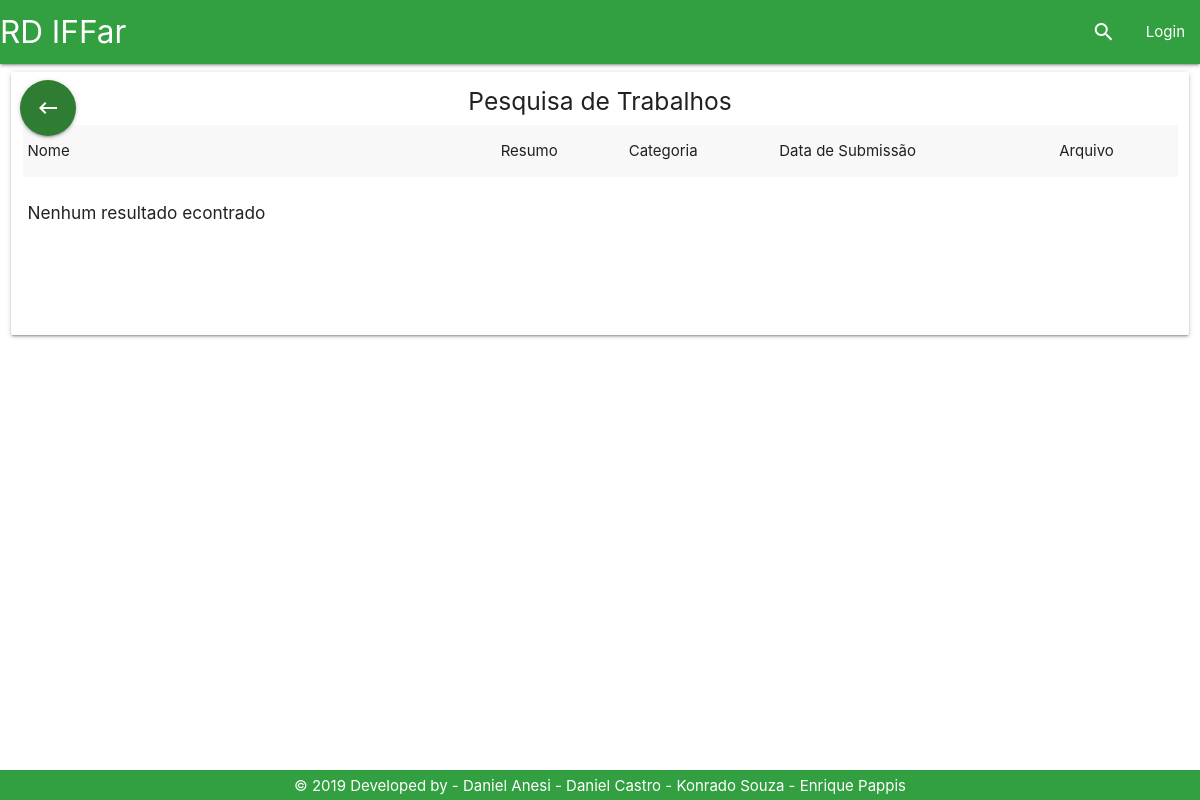
Page /Tela/listagemTrabalho.php on the earlier database version.
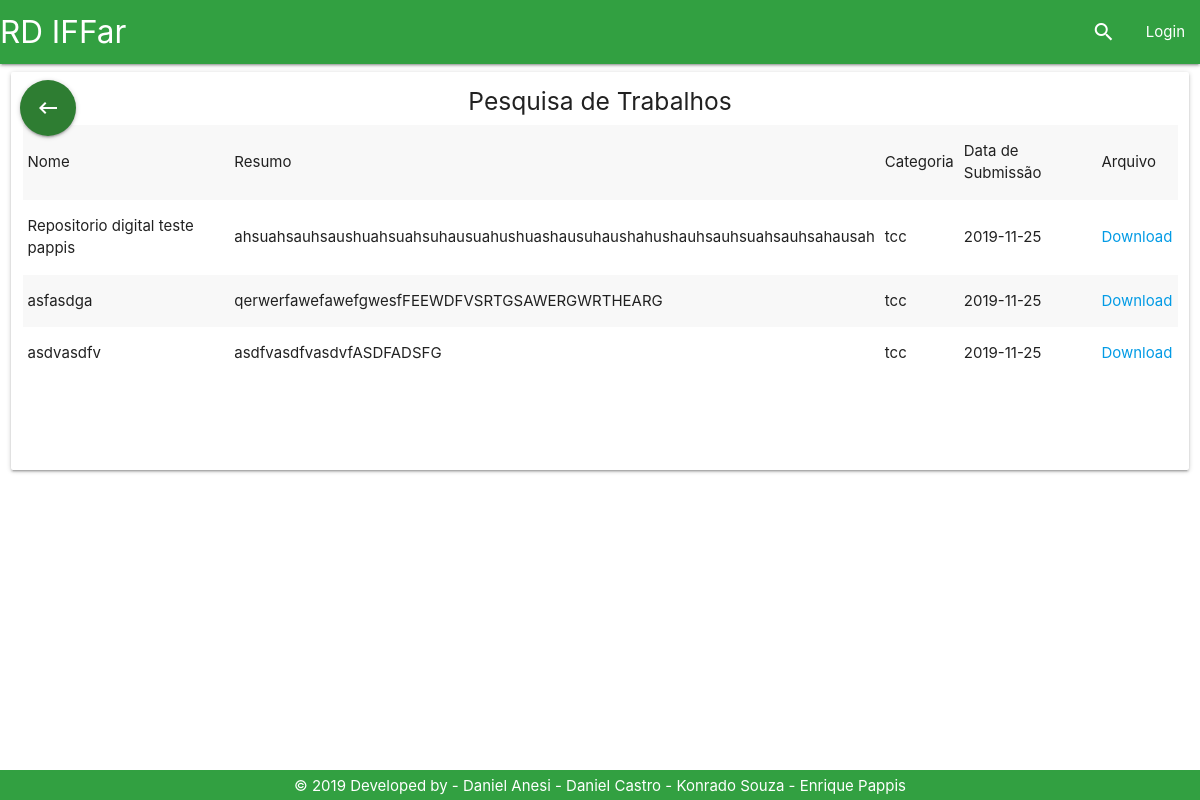
Same page on the later database version.
### tables this page shows
CREATE TABLE `trabalho` (
  `id_trabalho` int(11) NOT NULL,
  `id_usuario` int(11) NOT NULL,
  `nome` varchar(200) NOT NULL,
  `resumo` varchar(4500) NOT NULL,
  `categoria` varchar(20) NOT NULL,
  `autores` varchar(200) NOT NULL,
  `orientadores` varchar(200) DEFAULT NULL,
  `coorientadores` varchar(200) DEFAULT NULL,
  `palavras_chave` varchar(100) NOT NULL,
  `data_submissao` varchar(40) DEFAULT NULL,
  `caminho` varchar(80) NOT NULL,
  `id_curso` int(11) NOT NULL,
  `numero_acessos` int(11) DEFAULT NULL,
  `numero_downloads` int(11) DEFAULT NULL,
  `publicado` int(1) NOT NULL DEFAULT 0
);

### Controle/trabalhoPDO.php (called while the page is built, shortened)
<?php
if (realpath('./index.php')) {
    include_once './Controle/conexao.php';
    include_once './Controle/usuarioPDO.php';
    include_once './Modelo/Trabalho.php';
    include_once './Modelo/Usuario.php';
    include_once './Modelo/Email.php';
} else {
    if (realpath('../index.php')) {
        include_once '../Modelo/Trabalho.php';
    }
}
class TrabalhoPDO
{
    public function selectTrabalho()
    {
        $con = new conexao();
        $pdo = $con->getConexao();
        $stmt = $pdo->prepare('select * from trabalho ORDER BY id_trabalho desc;');
        $stmt->execute();
        if ($stmt->rowCount() > 0) {
            return $stmt;
        } else {
            return false;
        }
    }
}

### Modelo/Trabalho.php (called while the page is built, shortened)
<?php
class trabalho{
private $nome;
private $resumo;
private $categoria;
private $data_submissao;
private $caminho;
public function __construct() {
    if (func_num_args() != 0) {
        $atributos = func_get_args()[0];
        }
    }
     public function getNome(){
         return $this->nome;
     }
     public function getResumo(){
         return $this->resumo;
     }
     public function getCategoria(){
         return $this->categoria;
     }
     public function getData_submissao(){
         return $this->data_submissao;
     }
     public function getCaminho(){
         return $this->caminho;
     }
}

### Tela/listagemTrabalho.php (the view, shortened to what this page needs)
<!DOCTYPE html>
<?php
include_once '../Base/header.php';
?>
<html>
    <head>
    </head>
    <body>
    <main>
        <div class="row">
            <div class="row">
            <div class="col s3 m3 l12">
                <div class="col l12 card">
                    <h5 class="center">Pesquisa de Trabalhos</h5>
                    <div id="tabela" class="loader">
                        <table class="striped">
                            <tr>
                                <td>Nome</td>
                                <td>Resumo</td>
                                <td>Categoria</td>
                                <td>Data de Submissão</td>
                                <td>Arquivo</td>
                            </tr>
                            <?php
                            include_once '../Controle/trabalhoPDO.php';
                            include_once '../Modelo/trabalho.php';
                            $trabalhoListar = new trabalhoPDO();
                            if (isset($_POST['pesquisar'])) {
                                $pesquisa = $_POST['pesquisar'];
                                $metodo = $_POST['select'];
                                $sql = $trabalhoListar->$metodo($pesquisa);
                            } else {
                                $sql = $trabalhoListar->selectTrabalho();
                            }
                            if ($sql != false) {
                                while ($resultado = $sql->fetch()) {
                                    $tr = new trabalho($resultado);
                                    echo "<tr>";
                                    echo "<td>" . $tr->getNome() . "</td>";
                                    echo "<td>" . $tr->getResumo() . "</td>";
                                    echo "<td>" . $tr->getCategoria() . "</td>";
                                    echo "<td>" . $tr->getData_submissao() . "</td>";
                                    echo "<td><a href='../Controle/" . $tr->getCaminho() . "'>Download</a></td>";
                                           ?><?php
                                    echo "</tr>";
                                }
                            } else {
                                echo "<tr><td><h6>Nenhum resultado econtrado</h6></td></tr>";
                            }
                            ?>
                        </table>
                    </div>
                    <br/><br/><br/><br/>
                </div>
            </div>
        </div>
        </div>
    </main>
        <?php
        include_once '../Base/footer.php';
        ?>
    </body>
</html>

Differences in the rows shown:
added trabalho: nome "Repositorio digital teste pappis", resumo "ahsuahsauhsaushuahsuahsuhausuahushuashausuhaushahushauhsauhsuahsauhsahausah", categoria "tcc", data_submissao "2019-11-25"
added trabalho: nome "asfasdga", resumo "qerwerfawefawefgwesfFEEWDFVSRTGSAWERGWRTHEARG", categoria "tcc", data_submissao "2019-11-25"
added trabalho: nome "asdvasdfv", resumo "asdfvasdfvasdvfASDFADSFG", categoria "tcc", data_submissao "2019-11-25"
Other differences:
text no longer shown: "Nenhum resultado econtrado"
